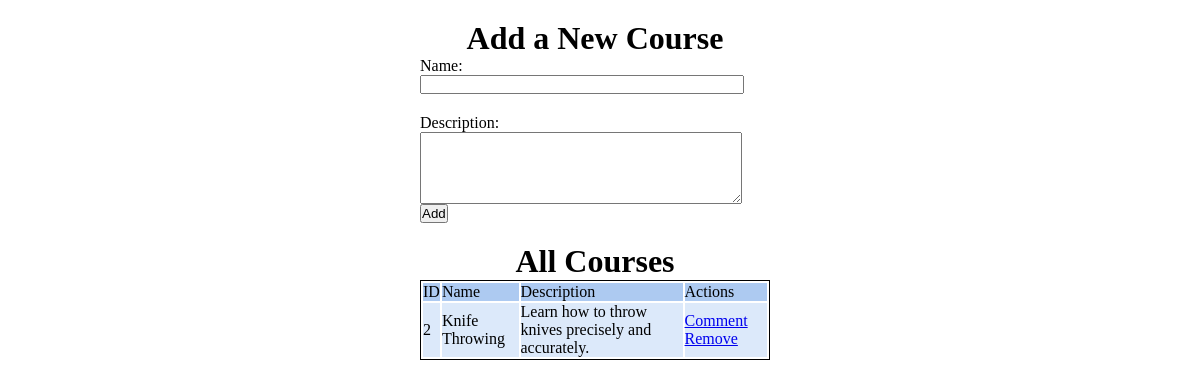
The page / on the database its author committed.
### course_app/models.py (models this page shows)
class Course(models.Model):
    name = models.CharField(max_length=255)
    desc = models.OneToOneField(
        Description,
        on_delete=models.CASCADE,
        primary_key=False,
    )
    created_at = models.DateTimeField(auto_now_add=True)
    updated_at = models.DateTimeField(auto_now=True)
    objects = CourseManager()

class Description(models.Model):
    content = models.TextField()
    created_at = models.DateTimeField(auto_now_add=True)
    updated_at = models.DateTimeField(auto_now=True)

### course_app/views.py (the view)
# urls.py: path('', views.addCourse),
def addCourse(request):
    if request.method == "POST":
        errors = Course.objects.validate_data(request.POST)
        if len(errors) > 0:
            for key, errormsg in errors.items():
                messages.error(request, errormsg)
            return redirect("/")
        else:
            Course.objects.create(
            name=request.POST['name_txt'],
            desc=Description.objects.create(content = request.POST['desc_txt'])
        )
        return redirect("/")
    else:
        try:
            context = {
                'all_courses':Course.objects.all()
            }
        except:
            context = None
        return render(request, "addCourse.html", context)
    return redirect("/")

### course_app/templates/addCourse.html (shortened to what this page needs)
<!DOCTYPE html>
<html lang="en">
<head>
    {% load static %}
    <link rel="stylesheet" href="{% static 'css/styles.css' %}">
</head>
<body>
    <div id="course_wrapper">
        <form action="/" method="post">
        <h1>Add a New Course</h1>
        <div id="name_cont">
            <p>Name:</p>
            <input type="text" id="name_txt" name="name_txt">
        </div>
        <div id="desc_cont">
            <p>Description:</p>
            <textarea id="desc_txt" name="desc_txt"></textarea>
        </div>
        <input type="submit" id="submit_btn" value="Add">
        </form>
    </div>
    <div id="all_wrapper">
        <h1> All Courses</h1>
        <table id="all_table">
            <tr>
                <td>ID</td>
                <td>Name</td>
                <td>Description</td>
                <td>Actions</td>
            </tr>
                {% for course in all_courses %}
            <tr>
                <td>{{course.id}}</td>
                <td>{{course.name}}</td>
                <td>{{course.desc.content}}</td>
                <td>
                    <a href="/courses/comment/{{course.id}}">Comment</a>
                    <a href="/courses/destroy/{{course.id}}">Remove</a>
                </td>
            </tr>
                {% endfor %}
        </table>
    </div>
</body>
</html>

### course_app/static/css/styles.css (style rules this page uses)
* { margin:0px; padding:0px; }
#course_wrapper, #all_wrapper { width:350px; margin-top:20px; margin-left:35%; }
#name_txt { width:320px; }
#desc_cont { margin-top:20px; }
#desc_txt { vertical-align: top; width:320px; height:70px; }
#all_wrapper a { margin-top:100px; }
#all_table { border:1px solid black; }
#all_table tr:nth-child(odd) { background: #adcaf1; }
#all_table tr:nth-child(even) { background: #dce9fa; }
h1 { text-align:center; }

### rows shown on the page
Course: id "2", name "Knife Throwing", desc.content "Learn how to throw knives precisely and accurately."
